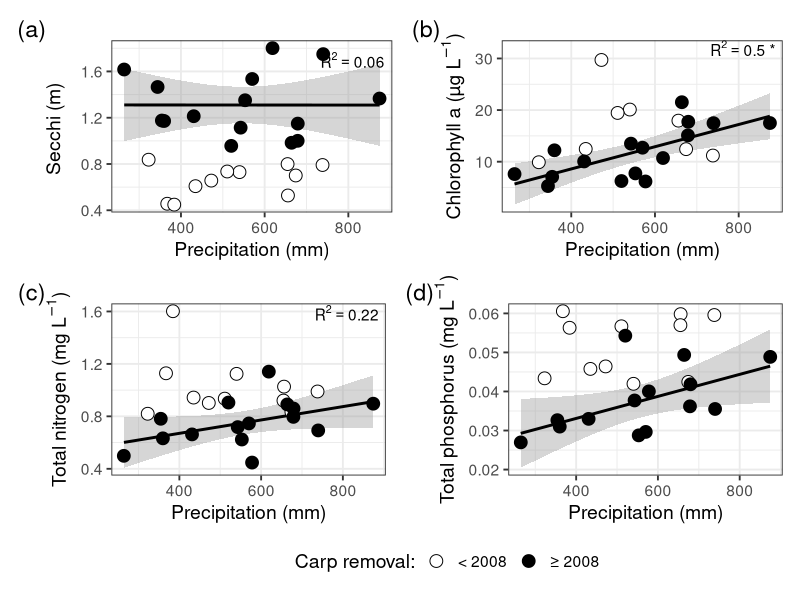
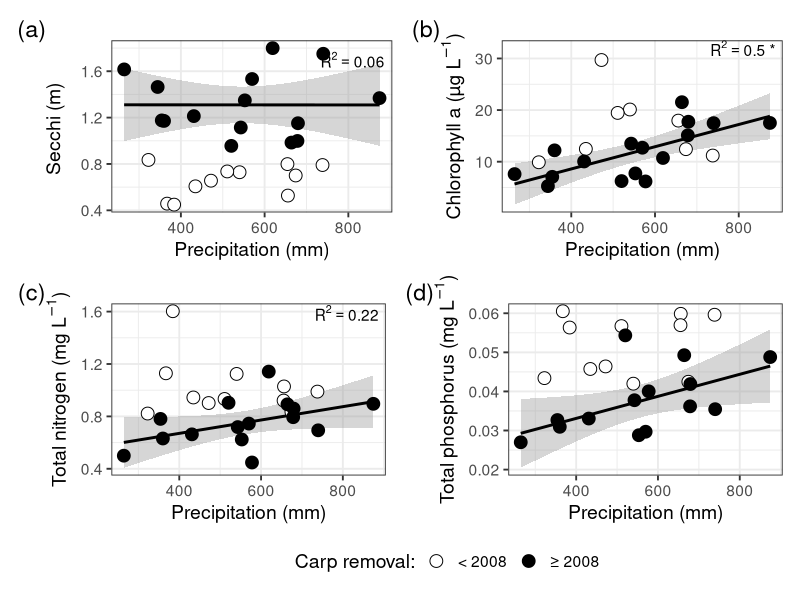

Generate these figures, in order, with R: (Note: this script raises an error after producing the figures.)
library(tidyverse)
library(patchwork)
#read in datasets
summer<- read_csv("data/summer_variables.csv")
summer_2020<- summer%>%
  mutate(tp_median = ifelse(year4 == 2020, 0.011, tp_median))

secchi_precip_plot<-ggplot()+
  geom_smooth(data = filter(summer, removal == '≥ 2008'), aes(x = sum_precip, y = secchi_median), method = "lm", color = "black")+
  geom_jitter(data = summer, aes(x = sum_precip, y = secchi_median, fill = removal), shape = 21, size = 4)+
  scale_fill_manual(values = c("white","black"), name = "Carp removal:")+
  xlab("Precipitation (mm)")+
  ylab("Secchi (m) ")+
  annotate(geom = 'text', x = 810, y=1.7, fontface = "bold", label = paste("R^2 == ", 0.06), parse = TRUE)+
  # annotate(geom = 'text', x = 810, y= 1.7, fontface = "bold", label = paste("R^2 == ", 0), parse = TRUE)+
  theme_bw(base_size = 14)+
  theme(
    plot.caption = element_text(hjust = 0))

chl_precip_plot<-ggplot()+
  geom_smooth(data = filter(summer, removal == '≥ 2008'), aes(x = sum_precip, y = chl_median), method = "lm", color = "black")+
  geom_jitter(data = summer, aes(x = sum_precip, y = chl_median, fill = removal), shape = 21, size = 4)+
  scale_fill_manual(values = c("white","black"), name = "Carp removal:")+
  xlab("Precipitation (mm)")+
  ylab(expression(paste("Chlorophyll a", " (", µ,"g ", L^-1,")")))+
  annotate(geom = 'text', x = 810, y = 32, fontface = "bold", label = "R^2 == 0.5 ~ '*' ", parse = TRUE)+
  theme_bw(base_size = 14)+
  theme(
    plot.caption = element_text(hjust = 0))

tn_precip_plot<-ggplot()+
  geom_smooth(data = filter(summer, removal == '≥ 2008'), aes(x = sum_precip, y = totnuf_median/1000), method = "lm", color = "black")+
  geom_jitter(data = summer, aes(x = sum_precip, y = totnuf_median/1000, fill = removal), shape = 21, size = 4)+
  scale_fill_manual(values = c("white","black"), name = "Carp removal:")+
  xlab("Precipitation (mm)")+
  ylab(expression(paste("Total nitrogen", " (mg ", L^-1,")")))+
  annotate(geom = 'text', x = 810, y=1.59, fontface = "bold", label = paste("R^2 == ", 0.22), parse = TRUE)+
  # annotate(geom = 'text', x = 810, y= 1.7, fontface = "bold", label = paste("R^2 == ", 0), parse = TRUE)+
  # geom_text(aes(x = 400, y = 30), label = bquote(bold(Adj.~~R^2 == 0.43)), size = 5)+
  #geom_text(aes(x = 400, y = 30), label = expression(bold(Adj.~~R^2 == 0.43)), size = 4)+
  theme_bw(base_size = 14)+
  theme(
    plot.caption = element_text(hjust = 0))

tp_precip_plot<-ggplot()+
  geom_smooth(data = filter(summer, removal == '≥ 2008'), aes(x = sum_precip, y = tp_median), method = "lm", color = "black")+
  geom_jitter(data = summer, aes(x = sum_precip, y = tp_median, fill = removal), shape = 21, size = 4)+
  scale_fill_manual(values = c("white","black"), name = "Carp removal:")+
  xlab("Precipitation (mm)")+
  ylab(expression(paste("Total phosphorus", " (mg ", L^-1,")")))+
#  annotate(geom = 'text', x = 810, y = 0.065, fontface = "bold", label = "R^2 == 0.31 ~ '*' ", parse = TRUE)+
  # annotate(geom = 'text', x = 810, y= 1.7, fontface = "bold", label = paste("R^2 == ", 0), parse = TRUE)+
  # geom_text(aes(x = 400, y = 30), label = bquote(bold(Adj.~~R^2 == 0.43)), size = 5)+
  #geom_text(aes(x = 400, y = 30), label = expression(bold(Adj.~~R^2 == 0.43)), size = 4)+
  theme_bw(base_size = 14)+
  theme(
    plot.caption = element_text(hjust = 0))

(secchi_precip_plot + chl_precip_plot) / (tn_precip_plot + tp_precip_plot) + plot_annotation(tag_levels = 'a', tag_prefix = "(", tag_suffix = ")") + plot_layout(guides='collect') &theme(legend.position='bottom') 
ggsave("figures/manuscript/precip_plots_all.png", width = 9, height = 8, units = 'in')

secchi_model <- lm(secchi_median ~ sum_precip, data = filter(secchi_summer, removal == '≥ 2008'))
chl_model <- lm(chl_median ~ sum_precip, data = filter(summer, removal == '≥ 2008'))
tn_model <- lm(totnuf_median ~ sum_precip, data = filter(summer, removal == '≥ 2008'))
tp_model <- lm(tp_median ~ sum_precip, data = filter(summer_2020, removal == '≥ 2008'))
summary(secchi_model)
summary(chl_model)
summary(tn_model)
summary(tp_model)
